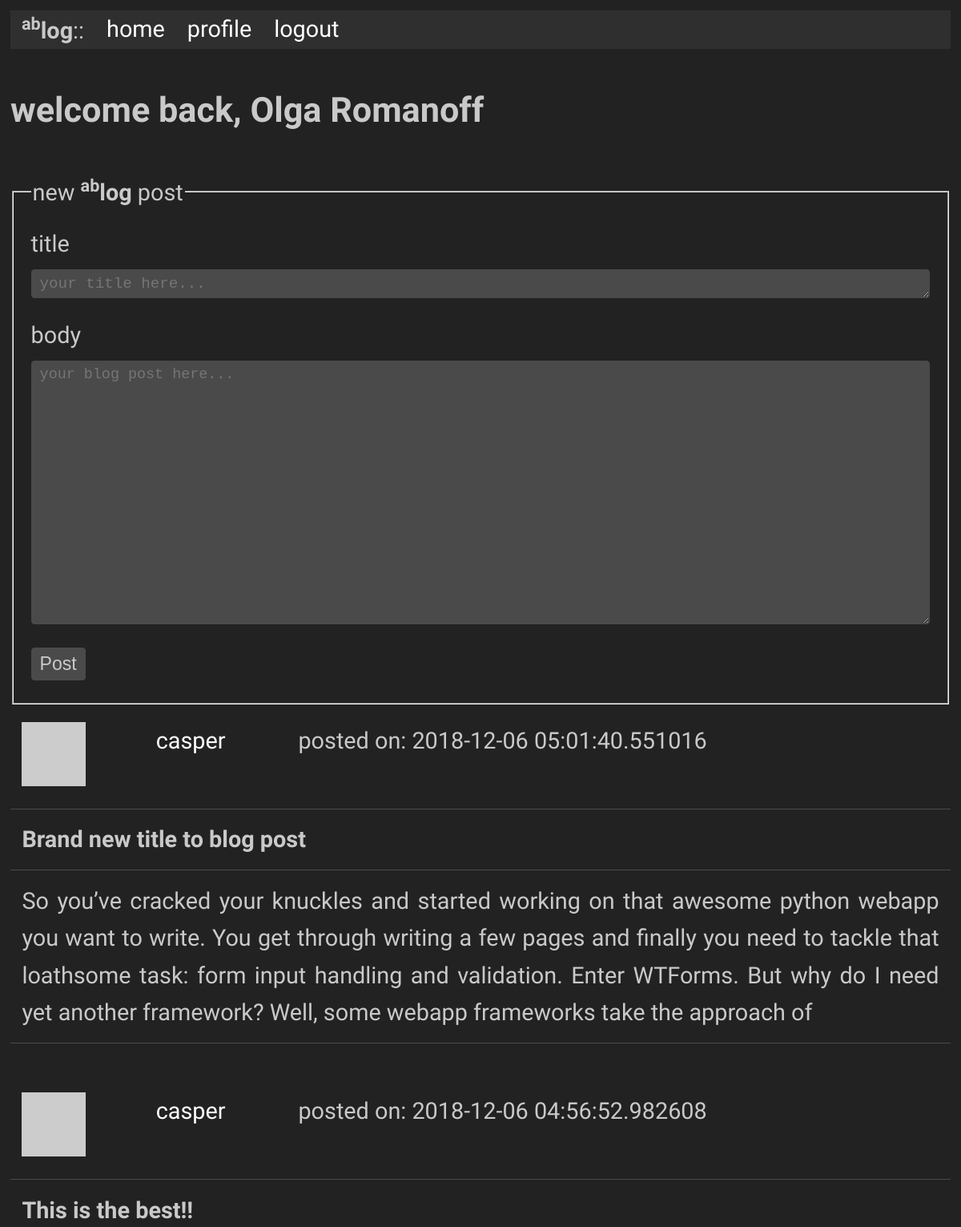
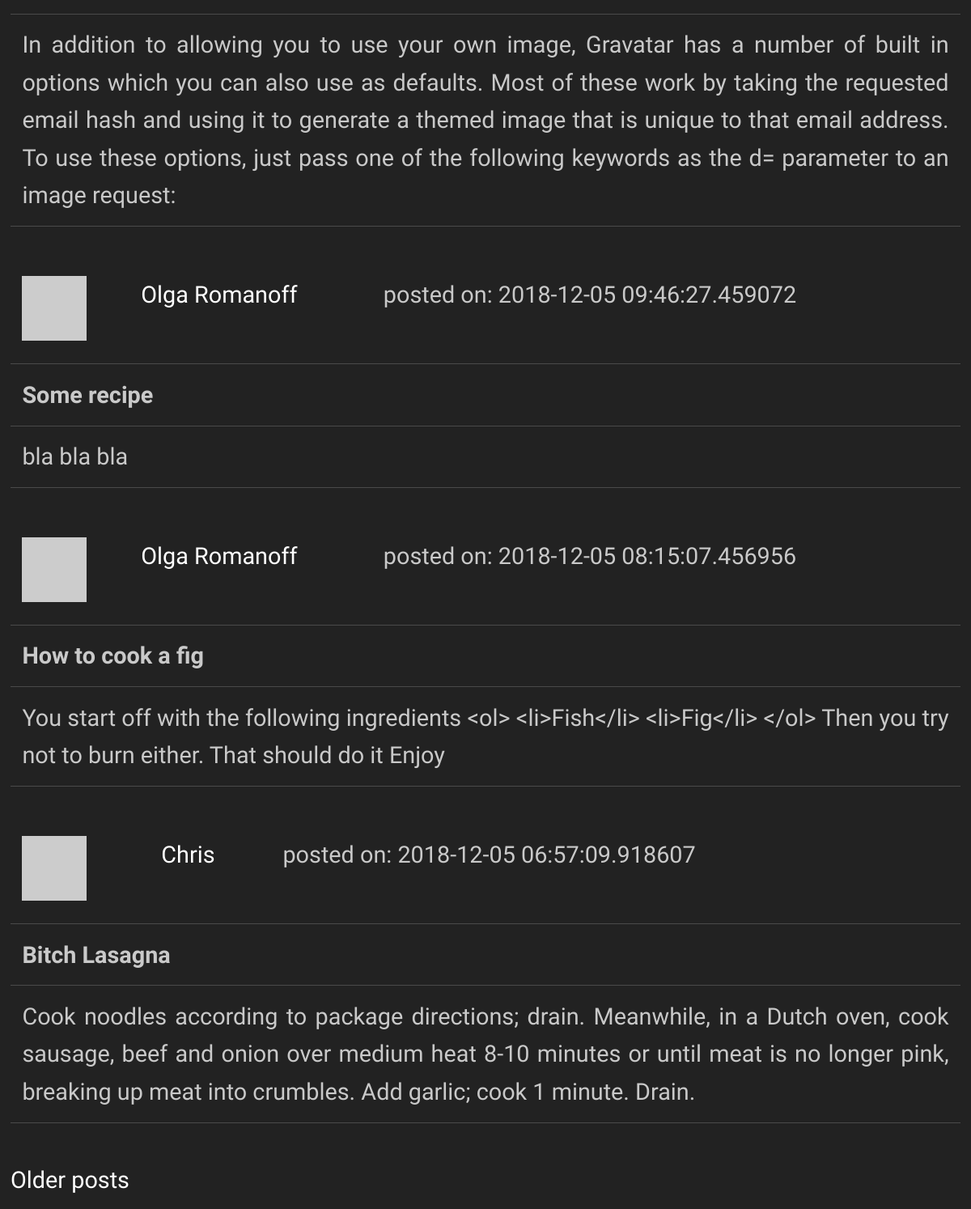
The page /index (signed in) on the database its author committed (2 pictures, top to bottom).
### app/models.py (models this page shows, shortened)
class User(UserMixin, db.Model):
    id            = db.Column(db.Integer, primary_key = True)
    username      = db.Column(db.String(64), index = True, unique = True)
    full_name     = db.Column(db.String(80), index = True)
    email         = db.Column(db.String(128), index = True, unique = True)
    password_hash = db.Column(db.String(128))
    posts         = db.relationship('Post', backref = 'author', lazy = 'dynamic')
    about_me      = db.Column(db.String(50))
    last_seen     = db.Column(db.DateTime, default=datetime.utcnow)
    def avatar(self, size = 64):
        digest = md5(self.email.lower().encode('utf-8')).hexdigest()
        return('https://gravatar.com/avatar/{}?d=retro&s={}'.format(digest, size))

class Post(db.Model):
    id           = db.Column(db.Integer, primary_key = True)
    title        = db.Column(db.String(40))
    body         = db.Column(db.String(8000))
    timestamp    = db.Column(db.DateTime, index = True, default = datetime.utcnow)
    user_id      = db.Column(db.Integer, db.ForeignKey('user.id'))

### app/routes.py (the view)
@app.route('/', methods = ['POST', 'GET'])
@app.route('/index', methods = ['POST', 'GET'])
def index():
    page        = request.args.get('page', 1, type = int)
    posts       = Post.query.order_by(Post.timestamp.desc()).paginate(page, app.config['POSTS_PER_PAGE'], False)
    next_url    = url_for('index', page = posts.next_num) if posts.has_next else None
    prev_url    = url_for('index', page = posts.prev_num) if posts.has_prev else None
    if current_user.is_authenticated:
        form = PostForm()
        if form.validate_on_submit():
            post = Post(title = form.title.data, body = form.body.data, author = current_user)
            db.session.add(post)
            db.session.commit()
            flash('Posted!', category='message')
            return(redirect(url_for('index')))
        return(render_template('index.html',  title = "Home", form = form, posts = posts.items, next_url = next_url, prev_url = prev_url))
    else:
        return(render_template('welcome.html',  title = "Welcome", posts = posts.items, next_url = next_url, prev_url = prev_url))

### app/forms.py
class PostForm(FlaskForm):
    title   = TextAreaField('Title', validators = [DataRequired(), Length(min = 0, max = 40)], widget = TextArea())
    body    = TextAreaField('Body', validators = [DataRequired(), Length(min = 0, max = 8000)], widget = TextArea())
    submit  = SubmitField('Post')

### app/models.py (called while the page is built)
@login.user_loader
def load_user(id):
    return User.query.get(int(id))

### app/routes.py (called while the page is built)
@app.before_request
def before_request():
    if current_user.is_authenticated:
        current_user.last_seen = datetime.utcnow()
        db.session.commit()

### app/templates/index.html (shortened to what this page needs)
{% extends "base.html" %}
{% block content %}
    <h4>welcome back, {{ current_user.username }}</h4>
    <form action = "" method = "post">
      <fieldset>
        <legend>new <b><sup>ab</sup>log</b> post</legend>
          <label for="textarea">title</label>
          <div>{{ form.title(size = 50, cols = 48, rows = 1.5, placeholder = "your title here...", class="textarea", id = "titlefield") }}</div>
          <label for="textarea">body</label>
          <div>{{ form.body(size = 512, cols = 48, rows = 15, placeholder = "your blog post here...", class="textarea", id = "bodyfield") }}</div>
          <div>{{ form.submit(class="button", id = "button") }}</div>
      </fieldset>
    </form>
    {% for post in posts %}
        {% include '_post.html' %}
    {% endfor %}
    {% if next_url %}
    <a href="{{ next_url }}">Older posts</a>
    {% endif %}
{% endblock %}

### app/templates/_post.html
<table>
    <tr valign="top">
        <td>
          <img src="{{ post.author.avatar(48) }}"><br>
        </td>
        <td>
          <a href="{{ url_for('user', username=post.author.username) }}">{{ post.author.username }}</a>
        </td>
        <td>
          posted on: {{ post.timestamp }}
        </td>
    </tr>
</table>
<table>
  <tr>
      <td><b>{{ post.title }}<b></td>
  </tr>
  <tr>
      <td>{{ post.body }}</td>
  </tr>
</table>
<br>

### app/static/style.css (style rules this page uses)
body { font-size: 1.8rem; line-height: 1.618; max-width: 52em; margin: auto; font-family: 'Quattrocento Sans', sans-serif; color: #c9c9c9; background-color: #222222; padding: 13px; }
h1, h2, h3, h4, h5, h6 { font-family: 'Quattrocento Sans', sans-serif; font-weight: 700; overflow-wrap: break-word; word-wrap: break-word; -ms-word-break: break-all; word-break: break-word; -ms-hyphens: auto; -moz-hyphens: auto; -webkit-hyphens: auto; hyphens: auto; }
h4 { line-height: 0.9; font-size: 1.5em; }
small, sub, sup { font-size: 75%; }
a { text-decoration: none; color: #ffffff; }
#titlefield { font-size: 1.2rem; }
#bodyfield { font-size: 1.15rem; }
table { text-align: justify; width: 100%; border-collapse: collapse; }
td, th { padding: 0.5em; border-bottom: 1px solid #4a4a4a; }
input, textarea { border: 1px solid #c9c9c9; }
textarea { width: 100%; }
.button, button { font-size: 0.8em; display: inline-block; padding: 5px 10px; text-align: center; text-decoration: none; white-space: nowrap; background-color: #2f2f2f; color: #222222; border-radius: 1px; border: 1px solid #2f2f2f; cursor: pointer; box-sizing: border-box; }
textarea, select, input[type] { color: #c9c9c9; padding: 6px 10px; margin-bottom: 10px; background-color: #4a4a4a; border: 1px solid #4a4a4a; border-radius: 4px; box-shadow: none; box-sizing: border-box; }
label, legend, fieldset { display: block; margin-bottom: .5rem; font-weight: 500; }

### rows shown on the page
User: username "Olga Romanoff"
Post: author.username "casper", timestamp "2018-12-06 05:01:40.551016", title "Brand new title to blog post", body "So you’ve cracked your knuckles and started working on that awesome python webapp you want to write. You get through writing a few pages and finally you need to tackle that loathsome task: form input handling and validation. Enter WTForms. But why do I need yet another framework? Well, some webapp frameworks take the approach of"
Post: author.username "casper", timestamp "2018-12-06 04:56:52.982608", title "This is the best!!", body "In addition to allowing you to use your own image, Gravatar has a number of built in options which you can also use as defaults. Most of these work by taking the requested email hash and using it to generate a themed image that is unique to that email address. To use these options, just pass one of the following keywords as the d= parameter to an image request:"
Post: author.username "Olga Romanoff", timestamp "2018-12-05 09:46:27.459072", title "Some recipe", body "bla bla bla"
Post: author.username "Olga Romanoff", timestamp "2018-12-05 08:15:07.456956", title "How to cook a fig", body "You start off with the following ingredients <ol> <li>Fish</li> <li>Fig</li> </ol> Then you try not to burn either. That should do it Enjoy"
Post: author.username "Chris", timestamp "2018-12-05 06:57:09.918607", title "Bitch Lasagna", body "Cook noodles according to package directions; drain. Meanwhile, in a Dutch oven, cook sausage, beef and onion over medium heat 8-10 minutes or until meat is no longer pink, breaking up meat into crumbles. Add garlic; cook 1 minute. Drain."
